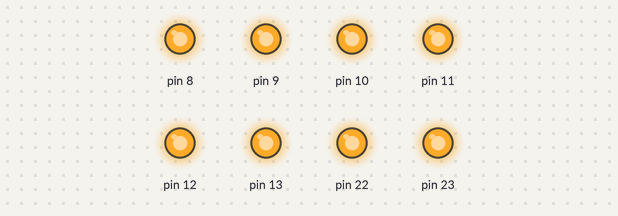
Simulated run of this sketch. Board: Arduino Uno, built with avr-gcc and run on an emulated ATmega328P. On the bench: output pins drawn as LEDs (lit = HIGH).

Above: at 0.2 s.
At 1.7 s:
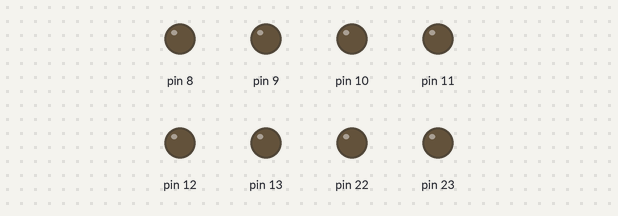
Timing chart, 0 to 3.0 s (numbered marks = the images above):
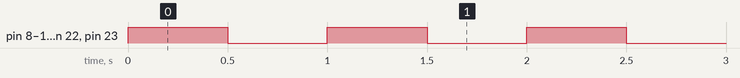

Measured:
- by itself, pin 8–13, pin 22, pin 23: alternates HIGH for 0.50 s and LOW for 0.50 s

The sketch:

PRO-ASS2.ino
```cpp
#define F_CPU 8000000UL
#include <avr/io.h>
#include <util/delay.h>

int main(void)
{
    DDRB = 0xFF;       // Set PORTB as output

    while(1)
    {
        PORTB = 0xFF;  // LED ON
        _delay_ms(500);

        PORTB = 0x00;  // LED OFF
        _delay_ms(500);
    }

    return 0;
}
```
